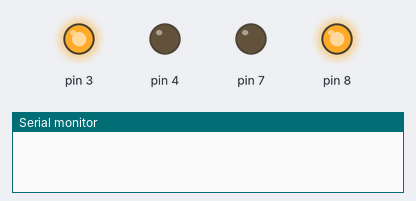
Recording of a sketch running on a simulated Arduino Uno, built with avr-gcc and run on an emulated ATmega328P. On the bench: output pins drawn as LEDs (lit = HIGH), the last lines printed to the serial monitor.

Above: at 1.0 s.
At 5.0 s:
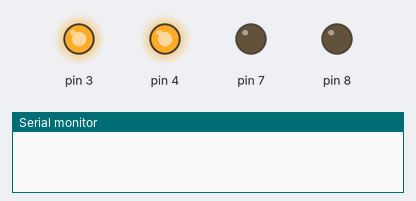
At 7.0 s:
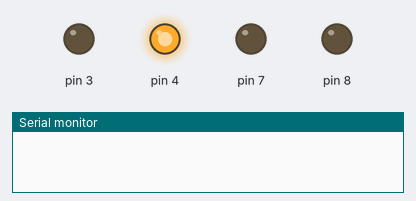
At 9.0 s:
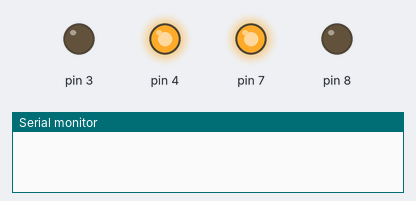
At 13.0 s:
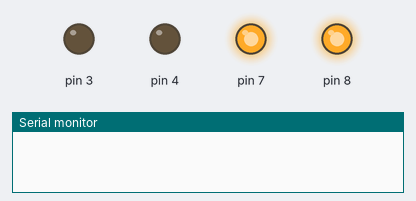
At 19.0 s:
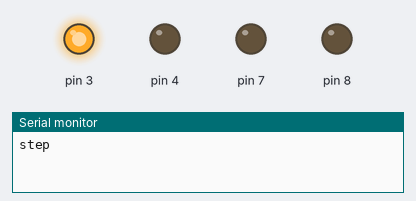
Timing chart, 0 to 20.8 s (numbered marks = the images above):
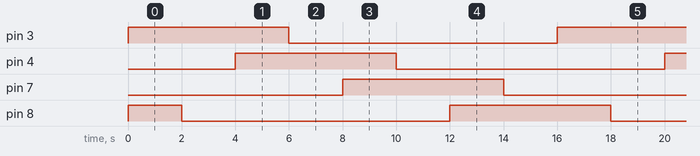

The sketch:

manual.ino
```cpp
//A3 A1 D13 D12 D11 D10 D8 D7 D4 D3
//green
void setup(){
	Serial.begin(9600);
	pinMode(3, OUTPUT);
	pinMode(4, OUTPUT);
	pinMode(7, OUTPUT);
	pinMode(8, OUTPUT);
}

const int delay_ = 2000;
void loop(){

	set_A(1);
	set_B(-1);
	delay(delay_);
	set_A(1);
	set_B(0);
	delay(delay_);
	set_A(1);
	set_B(1);
	delay(delay_);
	set_A(0);
	set_B(1);
	delay(delay_);
	set_A(-1);
	set_B(1);
	delay(delay_);
	set_A(-1);
	set_B(0);
	delay(delay_);
	set_A(-1);
	set_B(-1);
	delay(delay_);
	set_A(0);
	set_B(-1);
	delay(delay_);


    Serial.println("step");


}

void set_A(int dir){
	if(dir == 0){
		digitalWrite(3, LOW);
		digitalWrite(7, LOW);
	}
	if(dir == 1){
		digitalWrite(3, HIGH);
		digitalWrite(7, LOW);
	}
	if(dir == -1){
		digitalWrite(3, LOW);
		digitalWrite(7, HIGH);
	}
}

void set_B(int dir){
	if(dir == 0){
		digitalWrite(4, LOW);
		digitalWrite(8, LOW);
	}
	if(dir == 1){
		digitalWrite(4, HIGH);
		digitalWrite(8, LOW);
	}
	if(dir == -1){
		digitalWrite(4, LOW);
		digitalWrite(8, HIGH);
	}
}
```

Measured:
- by itself, pin 3, pin 4, pin 7: alternates HIGH for 6.0 s and LOW for 10.0 s
- by itself, pin 8: repeats every 16.0 s: LOW 10.0 s, HIGH 6.0 s
- by itself, everything shown: repeats every 16.0 s, in 8 steps
